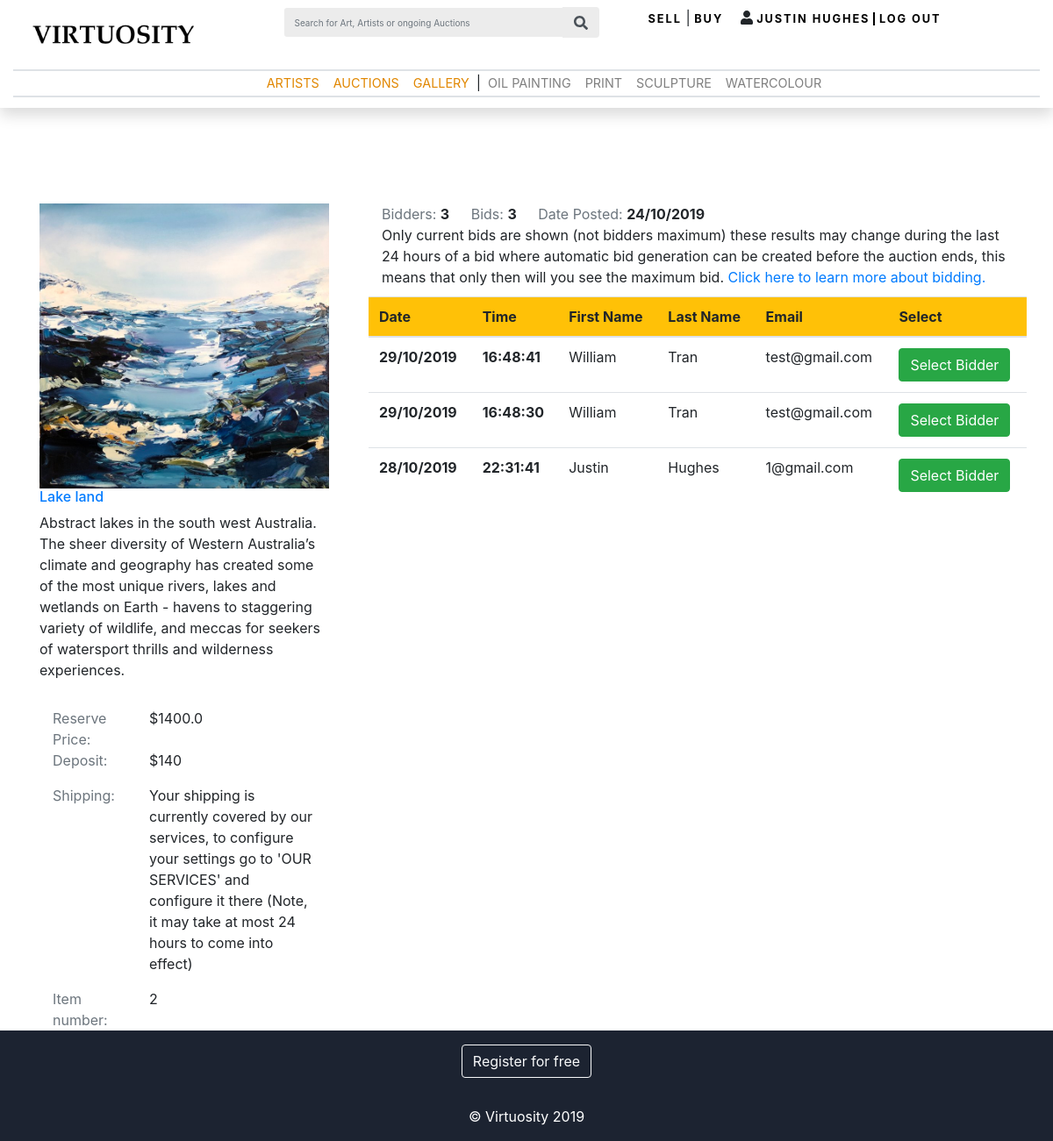
Page /item_manage/2 (signed in) on the earlier database version.
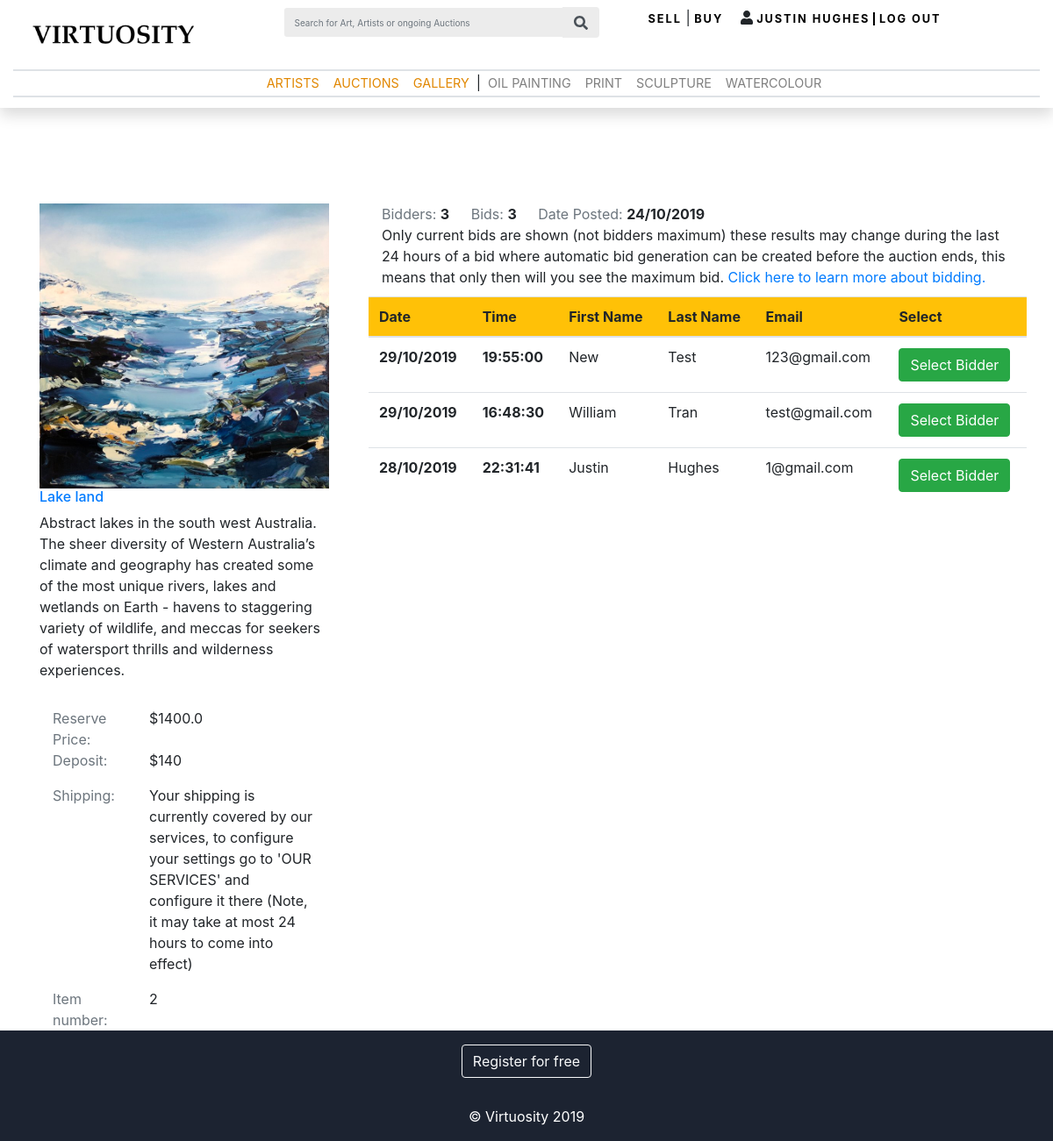
Same page on the later database version.
### marketplace/models.py (models this page shows)
class User(db.Model, UserMixin):
    __tablename__ = 'users'
    id = db.Column(db.Integer, primary_key=True)
    email = db.Column(db.String(100), index=True, unique=True, nullable=False)
    password_hash = db.Column(db.String(255), nullable=False)
    first_name = db.Column(db.String(100), nullable = False)
    last_name = db.Column(db.String(100), nullable = False)
    phone = db.Column(db.String(20), nullable = True)
    profile = db.Column(db.String(10000), default = "N/A")
    favourites = db.Column(db.String(1000), default = "N/A")
    join_date = db.Column(db.DateTime,  nullable = False)
    is_seller = db.Column(db.Boolean, default = False)

### marketplace/views.py (the view, shortened to what this page needs)
@bp.route('/item_manage/<art_id>', methods=['GET', 'POST'])
@login_required
def item_manage(art_id): # Query based on current_user.id
     artwork = Artwork.query.filter_by(id = art_id).first()
     art_date = str(artwork.create_date).split(' ')[0].split('-')
     art_date = art_date[2]+'/'+art_date[1]+'/'+art_date[0]
     num_bids = Bid.query.filter_by(artwork_id = art_id).count()
     num_bidders = Bid.query.filter_by(artwork_id = art_id).distinct(Bid.bidder).group_by(Bid.bidder, Bid.id).count()
     bids = Bid.query.filter_by(artwork_id = art_id).order_by(db.desc(Bid.date))
     formatted_dates = []
     formatted_times = []
     bid_counter = 0
     form = SelectForm()
     for bid in bids:
          date = str(bid.date).split(' ')[0].split('-')
          date = date[2]+'/'+date[1]+'/'+date[0]
          formatted_dates.append(date)
          time = str(bid.date).split(' ')[1].split('.')[0]
          formatted_times.append(time)
          bid_counter += 1
     deposit = round(artwork.price*0.1)
     table_info = db.session.query(Bid, User).filter(Bid.bidder == User.id, Bid.artwork_id == art_id).order_by(db.desc(Bid.date))
     print(table_info)
     if request.method=='GET':
          return render_template("item_manage.html", artwork = artwork, num_bidders = num_bidders, dates = formatted_dates, times = formatted_times,  deposit = deposit, bids = bids, num_bids = bid_counter, table_info = table_info, art_date = art_date, form = form)

### marketplace/forms.py
class SelectForm(FlaskForm):
    selectButton = SubmitField("Confirm")
    test = StringField()

### marketplace/templates/item_manage.html (shortened to what the changed rows need)
﻿{% extends 'base.html' %}
{% block content %}
    <head>
        <link rel="stylesheet" href="../static/libraries/bootstrap/css/bootstrap.min.css">
        <link href="../static/css/virtuosity.css" rel="stylesheet" type="text/css" />
        <link href="../static/libraries/datatables/datatables.min.css" rel="stylesheet" type="text/css"/>
    </head>
    <body>
        <div class="container-fluid mt-5">
            <div class="row">
                <div class="col-md-8">
                    <div class="row">
                        <table class="table">
                            <thead class="bg-warning">
                                <tr>
                                    <th scope="col">Date</th>
                                    <th scope="col">Time</th>
                                    <th scope="col">First Name</th>
                                    <th scope="col">Last Name</th>
                                    <th scope="col">Email</th>
                                    <th scope="col">Select</th>
                                </tr>
                            </thead>
                            <tbody>
                                {% for i in range(num_bids) %}
                                <tr>
                                    <th scope="row">{{dates[i]}}</th>
                                    <th scope="row">{{times[i]}}</th>
                                    <td>{{table_info[i][1].first_name}}</td>
                                    <td>{{table_info[i][1].last_name}}</td>
                                    <td>{{table_info[i][1].email}}</td>
                                    <td>
                                        <button type="button" class="btn btn-success" data-toggle="modal" data-target="#modal{{i}}">
                                            Select Bidder
                                        </button>
                                    </td>
                                </tr>
                                {% endfor %}
                            </tbody>
                        </table>
                    </div>
                </div>
            </div>
        </div>
    </body>
    {% endblock %}

Differences in the rows shown:
added User: first_name "New", last_name "Test", email "123@gmail.com"
Other differences:
new list line: "29/10/2019 19:55:00 Select Bidder"
list line gone: "29/10/2019 16:48:41 Select Bidder"
list line gone: "William Tran test@gmail.com"
